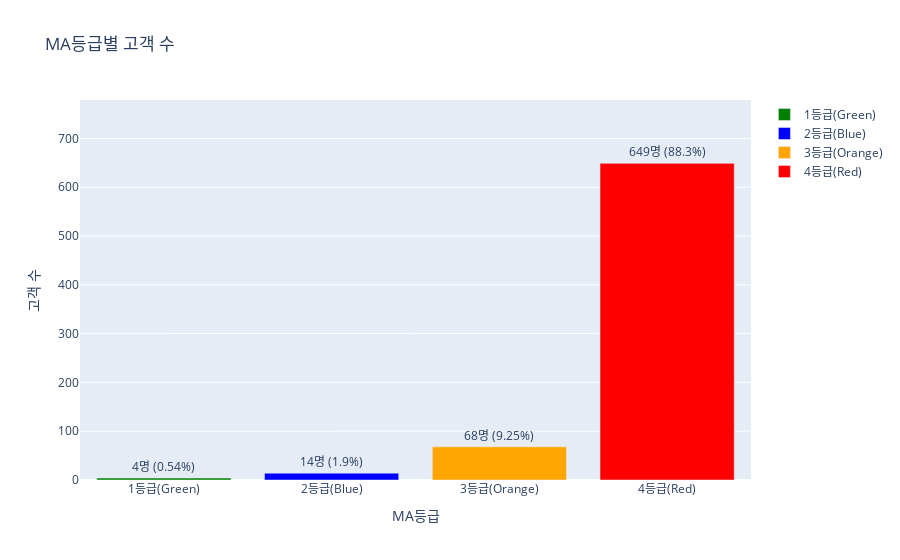

Source (notebook cell):
### Markdown cell above
## 일대여비용 기준 고객 등급 구분(MA_Level)

### Code cell
show_ma_grade()

### Figure 1 — Plotly figure (JSON) as saved in the notebook; plotly's stock layout.template omitted (floating-point values rounded to 4 significant figures)
{"data": [{"marker": {"color": "green"}, "name": "1등급(Green)", "text": "4명 (0.54%)", "textposition": "outside", "type": "bar", "x": ["1등급(Green)"], "y": [4]}, {"marker": {"color": "blue"}, "name": "2등급(Blue)", "text": "14명 (1.9%)", "textposition": "outside", "type": "bar", "x": ["2등급(Blue)"], "y": [14]}, {"marker": {"color": "orange"}, "name": "3등급(Orange)", "text": "68명 (9.25%)", "textposition": "outside", "type": "bar", "x": ["3등급(Orange)"], "y": [68]}, {"marker": {"color": "red"}, "name": "4등급(Red)", "text": "649명 (88.3%)", "textposition": "outside", "type": "bar", "x": ["4등급(Red)"], "y": [649]}], "layout": {"bargap": 0.2, "title": {"text": "MA등급별 고객 수"}, "xaxis": {"title": {"text": "MA등급"}}, "yaxis": {"range": [0, 778.8], "title": {"text": "고객 수"}}}}
